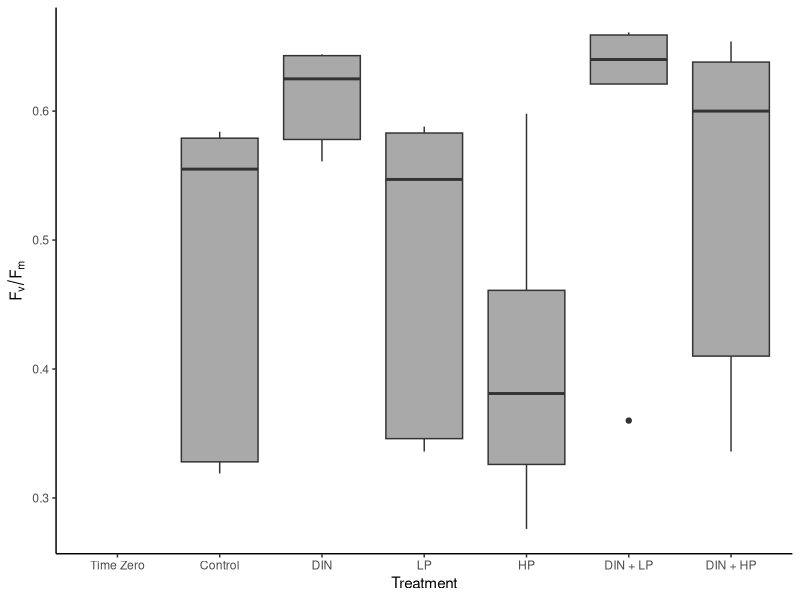

Reproduce this figure in R.
#2023-07-31
#practice with PAM data - Bioassay 3 (07/04-06/23)

library(tidyverse)
library(dplyr)
library(lubridate)
library(readxl)
library(ggplot2)
library(car)
library(rstatix)

#import data

bioassay_3_PAM = read_excel("data/2023-07-06_bioassay_3.xlsx", sheet = "PAM")

summary(bioassay_3_PAM)
glimpse(bioassay_3_PAM)

#find average per treatment

bioassay_3_PAM_avg = bioassay_3_PAM %>%
  group_by(Other) %>%
  summarise(mean_FvFm = mean(FvFm))

bioassay_3_PAM_avg

#boxplot5

bioassay_3_fig_5 = ggplot() +
  geom_boxplot(aes(x = fct_relevel(Other, "T_0", "Control", "DIN", "LP", "HP", "DIN_LP", "DIN_HP"), 
                   y = FvFm),
               fill = "darkgrey",
               data = bioassay_3_PAM) +
  xlab("Treatment") +
  ylab(expression(F[v]/F[m])) +
  scale_x_discrete(labels= c("T_0" = "Time Zero", "Control" = "Control", "DIN" = "DIN", "LP" = "LP", "HP" = "HP", "DIN_LP" = "DIN + LP", "DIN_HP" = "DIN + HP")) +
  theme_classic() 
ggsave(bioassay_3_fig_5, filename = "figures/bioassay_3_fig_5.png",
       device = "png", height = 7, width = 11)